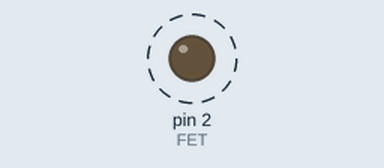
This sketch was run on a simulated Arduino Uno, built with avr-gcc and run on an emulated ATmega328P. Parts: output pins drawn as LEDs (lit = HIGH). Dashed ring = blinking. What the sketch prints to the serial monitor is not drawn.

Above: at 0.7 s.
Timing chart, 0 to 4.9 s (numbered marks = the images above):
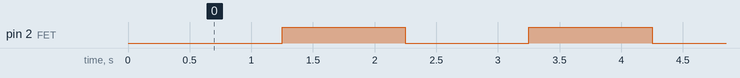

The sketch:

FET_GP2_Test.ino
```cpp
/*
  Dave Williams, DitroniX 2019-2025 (ditronix.net)

  Example Code, to demonstrate and test the LPEM, FET Basic Test

  Further information, details and examples can be found on our website and also GitHub wiki pages:
  * ditronix.net
  * github.com/DitroniX
  * github.com/DitroniX/LPEM-LoRa-Power-Energy-Monitor
  * github.com/DitroniX/LPEM-LoRa-Power-Energy-Monitor/wiki
  * hackster.io/DitroniX/lpem-lora-power-energy-monitor-24d898

  This test code is OPEN SOURCE and formatted for easier viewing.  Although is is not intended for real world use, it may be freely used, or modified as needed.
  It is distributed on an "AS IS" BASIS, WITHOUT WARRANTIES OR CONDITIONS OF ANY KIND, either express or implied.

  For board configuration, see https://github.com/DitroniX/LPEM-LoRa-Power-Energy-Monitor/wiki/Arduino-IDE

  Further information, details and examples can be found on our website wiki pages ditronix.net/wiki and also github.com/DitroniX
*/

// Libraries

// **************** USER VARIABLES / DEFINES / STATIC / STRUCTURES / CONSTANTS ****************

// Hardware Serial 0 GPIO Pins
#define RXD0 17
#define TXD0 16

// **************** OUTPUTS ****************
#define FET 2  // FET

// **************** FUNCTIONS AND ROUTINES ****************

// **************** SETUP ****************
void setup() {
  // Stabalise
  delay(250);

  // Initialise UART
  Serial.begin(115200, SERIAL_8N1, RXD0, TXD0);  // U0
  while (!Serial)
    ;
  Serial.println("");

  // Initialise FET on GP2
  pinMode(FET, OUTPUT);

  Serial.println("LPEM - Example Code");
}

// **************** LOOP ****************
void loop() {

  // Cycle FET
  digitalWrite(FET, LOW);
  delay(1000);
  digitalWrite(FET, HIGH);
  delay(1000);
}
//
```

Measured:
- by itself, pin 2 (FET): alternates HIGH for 1.0 s and LOW for 1.0 s
